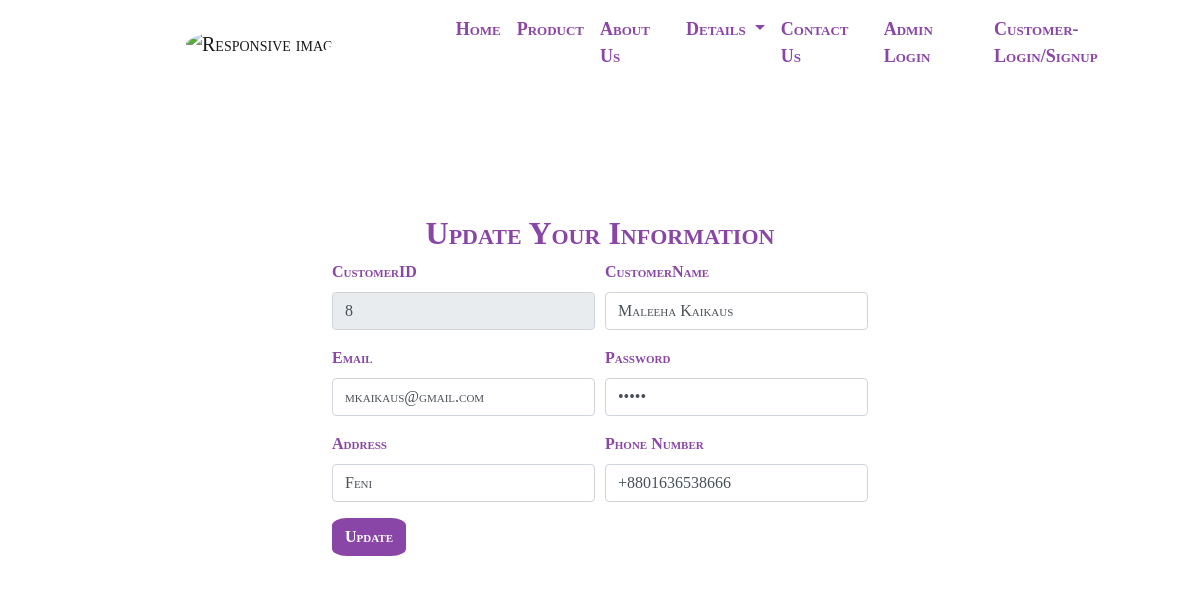
/php/customer_update.php (signed in), run on the app's committed database.
### tables this page shows
CREATE TABLE IF NOT EXISTS `customer_info` (
  `CustomerID` int(100) NOT NULL AUTO_INCREMENT,
  `CustomerName` varchar(255) NOT NULL,
  `Email` varchar(255) NOT NULL,
  `Password` varchar(255) NOT NULL,
  `Address` varchar(255) NOT NULL,
  `PhoneNumber` varchar(14) NOT NULL,
  PRIMARY KEY (`CustomerID`)
);

### php/customer_update.php (the view, shortened to what this page needs)
<?php
    include_once('database.php');
    if($connect){
        if(isset($_SESSION['Email'])){
            $find="SELECT * FROM customer_info where Email='$_SESSION[Email]'";
            $resFind=mysqli_query($connect, $find);
            $row=mysqli_fetch_assoc($resFind);
    }
}
?>
<!DOCTYPE html>
<html lang="en">
<head>
    <link href="https://stackpath.bootstrapcdn.com/font-awesome/4.7.0/css/font-awesome.min.css" rel="stylesheet">
    <link rel="stylesheet" href="../css/bootstrap.min.css">
    <link rel="stylesheet" href="../css/animate.css">
    <link rel="stylesheet" href="../css/customer_update.css">
</head>
<body>
  <nav class="navbar navbar-expand-lg navbar-light bg-color sticky-top">
    <a class="navbar-brand" href="#">
      <img src="../media/banner1 (2).png" class="img-fluid logo-image" alt="Responsive image"></a>
    <div class="collapse navbar-collapse" id="navbarSupportedContent">
      <ul class="navbar-nav mr-auto nav-margin">
        <li class="nav-item active">
          <a class="nav-link nav-color ac-color animate__animated animate__zoomIn wow zoomIn" href="../php/Home.php">Home </a>
        </li>
        <li class="nav-item">
          <a class="nav-link nav-color animate__animated animate__zoomIn wow zoomIn " href="../php/product.php">Product</a>
        </li>
        <li class="nav-item active">
          <a class="nav-link nav-color  animate__animated animate__zoomIn wow zoomIn" href="../php/about.php"> About Us </a>
        </li>
              <li class="nav-item dropdown">
              <a class="nav-link dropdown-toggle nav-color " href="#" id="navbarDropdown" role="button" data-toggle="dropdown" aria-haspopup="true" aria-expanded="false">
                Details
              </a>
            </li>
        <li class="nav-item active">
          <a class="nav-link nav-color  animate__animated animate__zoomIn wow zoomIn" href="../php/contact.php">Contact Us </a>
        </li>
        <li class="nav-item active">
          <a class="nav-link nav-color  animate__animated animate__zoomIn wow zoomIn" href="../php/admin_login.php">Admin Login
            <span class="sr-only">(current)</span></a>
        </li>
             <li class="nav-item active">
          <a class="nav-link nav-color  animate__animated animate__zoomIn wow zoomIn" href="../php/customer_login.php">Customer- Login/Signup </a>
        </li>
      </ul>
    </div>
  </nav>
    <div class="container update">
        <div class="text-center">
            <h2>Update Your Information</h2>
        </div>
        <form method="post" action="customer_update.php" enctype="multipart/form-data">
            <div class="form-row">
                <div class="form-group col-md-6">
                    <label for="inputName">CustomerID</label>
                    <input type="text" class="form-control" id="inputName" name="CustomerID"
                        value="<?php echo $row["CustomerID"];?>" readonly placeholder="Enter Your ID">
                </div>
                <div class="form-group col-md-6">
                    <label for="inputName">CustomerName</label>
                    <input type="text" class="form-control" id="inputName" name="CustomerName"
                        value="<?php echo $row["CustomerName"];?>" placeholder="Enter Your Name">
                </div>
            </div>
            <div class="form-row">
                <div class="form-group col-md-6">
                    <label for="inputEmail4">Email</label>
                    <input type="email" class="form-control" id="inputEmail4" name="Email"
                        value="<?php echo $row["Email"];?>">
                </div>
                <div class="form-group col-md-6">
                    <label for="inputPassword4">Password</label>
                    <input type="password" class="form-control" id="inputPassword4" name="Password"
                        value="<?php echo $row["Password"];?>">
                </div>
            </div>
            <div class="form-row">
                <div class="form-group col-md-6">
                    <label for="inputAddress">Address</label>
                    <input type="text" class="form-control" id="inputAddress" name="Address"
                        value="<?php echo $row["Address"];?>">
                </div>
                <div class="form-group col-md-6">
                    <label for="inputNumber">Phone Number</label>
                    <input type="text" class="form-control" id="inputNumber" name="PhoneNumber"
                        pattern="[0]{1}[1]{1}[0-9]{9}" value="<?php echo $row["PhoneNumber"];?>">
                </div>
            </div>
            <button type="submit" class="btn btn-primary my-btn" name="update">Update</button>
        </form>
    </div>
</body>
</html>

### css/customer_update.css (style rules this page uses)
* { margin: 0; padding: 0; font-family: 'Times New Roman', Times, serif; font-variant: small-caps; }
.logo-image { width: 80px; height: 80px; border-radius: 50%; margin-left: 20px; }
.bg-color { background-color: white; }
.logo-image { width: 80px; height: 80px; border-radius: 50%; margin-left: 170px; }
.nav-margin { margin-left: 100px; }
.nav-color { font-size: 18px; color: #8946A6!important; font-weight: bolder; }
body { background-image: url(../media/antic.jpg); background-size: cover; width: 100vw; height: auto; }
.update { margin-left: 50%; width: 50vw; height: auto; margin: 12vh auto; padding: 4vh; background-color: white; color: rebeccapurple; }
label { color: #8946A6; font-weight: bold; }
h2 { font-weight: bold; color: #8946A6; }
.my-btn { background-color: #8946A6; font-weight: bold; color: white; border: 1px solid transparent; border-radius: 20%; }

### data on the page
customer_info: CustomerID "8", CustomerName "Maleeha Kaikaus", Email "mkaikaus@gmail.com", Address "Feni", PhoneNumber "+8801636538666"
